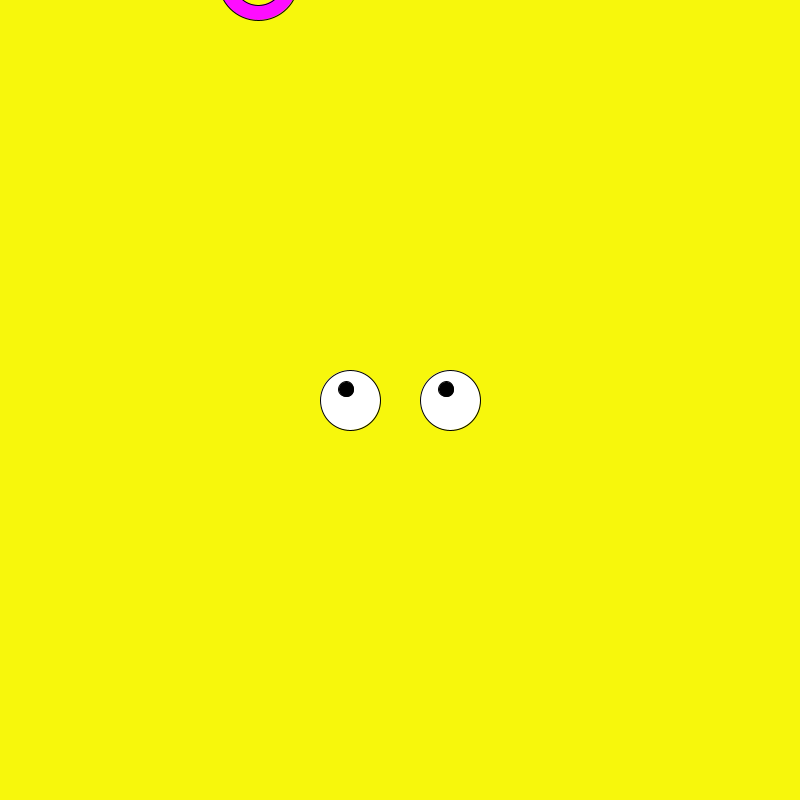
Frame 1 (no input)
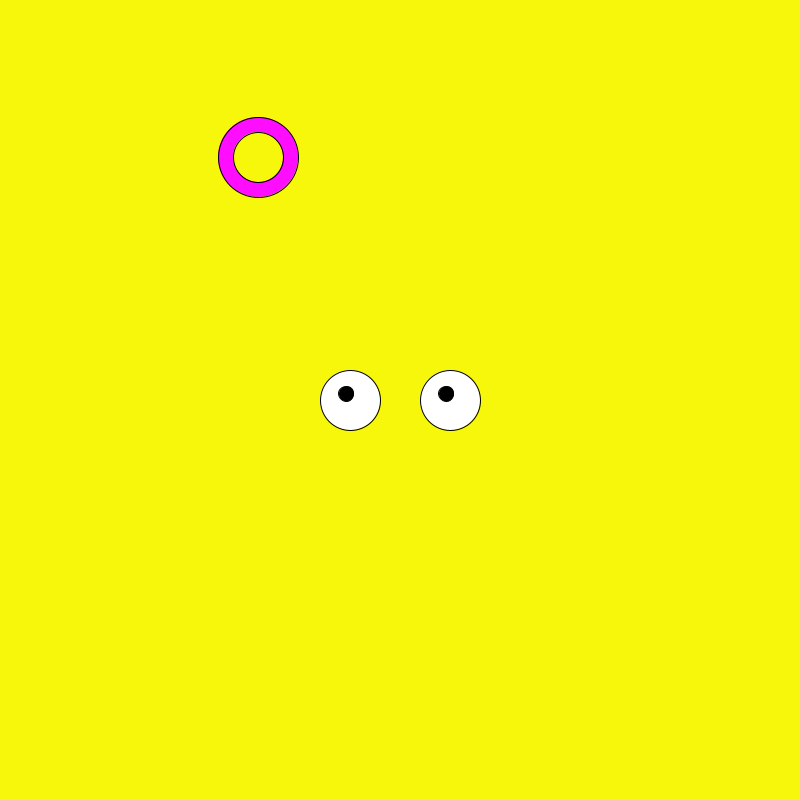
Frame 60 (the mouse pressed at the canvas centre just before this capture)
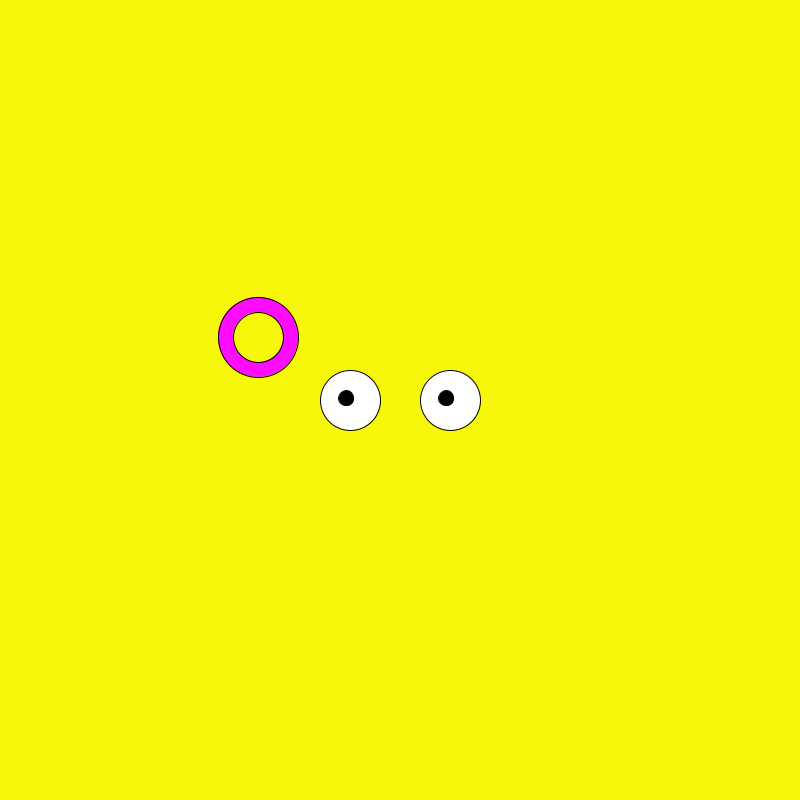
Frame 120 (the mouse held since frame 60 and released just before this capture)

The Processing sketch that drew these frames (run headless with seeded random() and noise(); from frame 60 on, the mouse is pressed at the canvas centre):

// Processing sketch: sketch_14
// ── sketch_14.pde
float x=350;
float x2=450;
float y=400;
int xCiambella=int(random(400));
int yCiambella=int(random(-90));
boolean inScreen=false;
Ciambella c;

class Ciambella{
  Ciambella(){
    fill(254,13,255);
    ellipse(xCiambella,yCiambella,80,80);
    fill(247,247,12);
    ellipse(xCiambella,yCiambella,50,50);
  }
}

void setup(){
  size(800,800);
  background(247,247,12);
}

void draw(){
  background(247,247,12);
  if(yCiambella<700){  
    x=map(xCiambella,0,width,340,360);
    x2=map(xCiambella,0,width,440,460);
    y=map(yCiambella,0,height,390,410);  
  }
  else{
    x=map(mouseX,0,width,340,360);
    x2=map(mouseX,0,width,440,460);
    y=map(mouseY,0,height,390,410); 
    if(yCiambella>2000) {
      xCiambella=int(random(400));
      yCiambella=int(random(-90));
    }
  }
  yCiambella+=3;
  fill(255);
  ellipse(width/2-50,height/2, 60,60);
  ellipse(width/2+50,height/2, 60,60);
  fill(0);
  ellipse(x,y,15,15);
  ellipse(x2,y,15,15);
  c=new Ciambella();
}
